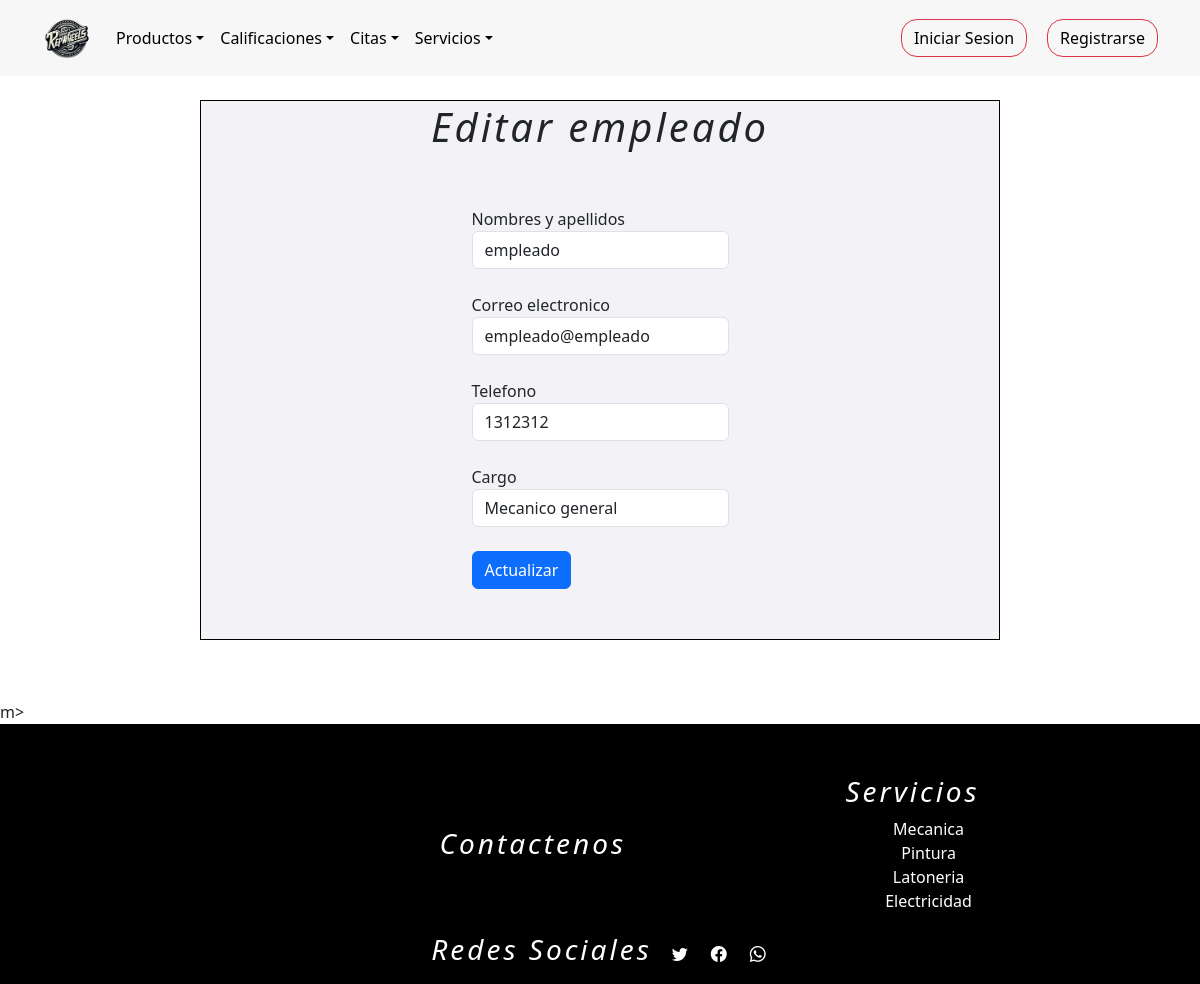
Before: /empleados_formulario_editar/3 with the older database file.
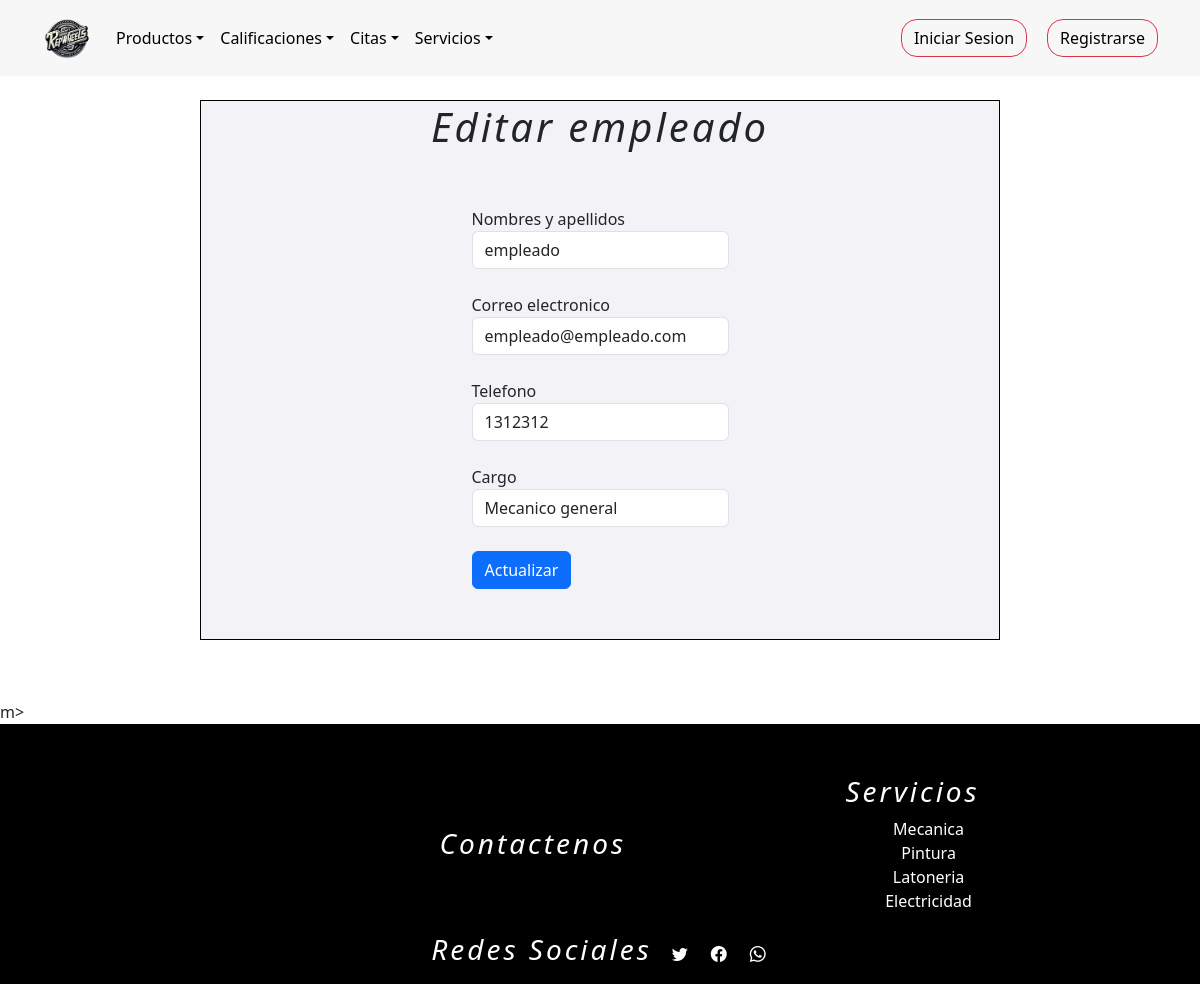
After: the same page with the newer database file.
### tienda/models.py (models this page shows, shortened)
class Usuarios(AbstractUser):
    username = None
    nombre = models.CharField(max_length=254)
    email = models.EmailField(max_length=254, unique=True,blank=False,null=True)
    password = models.CharField(max_length=254,blank=False,null=True)
    foto = models.ImageField(upload_to="media/", default="media/user.png")
    token_recuperar = models.CharField(max_length=254,blank=False,null=False,default=0)
    telefono=models.IntegerField(null=False,blank=True,default='0')
    cargo = models.CharField(max_length=254,null=False)
    direccion=models.CharField(max_length=254)
    cedula=models.IntegerField(blank=True,null=False,default='0')
    ROLES = (
        (1,"administrador"),
        (2,"proveedor"),
        (3,"empleado"),
        (4,"cliente"),
    )
    rol=models.IntegerField(choices=ROLES,default=4)
    n = models.IntegerField(blank=True,null=False,default=0)
    USERNAME_FIELD = "email"
    REQUIRED_FIELDS = ["nombre"]
    objects = CustomUserManager()

### tienda/views.py (the view)
# urls.py: path("empleados_formulario_editar/<int:id>", views.empleados_formulario_editar, name="empleados_formulario_editar"),
def empleados_formulario_editar(request, id):
	q = Usuarios.objects.get(pk=id)
	c = Usuarios.objects.filter(rol=3)
	contexto = {"data": q, "empleado": c}
	return render(request, "tienda/empleados/editarempleados.html", contexto)

### tienda/templates/tienda/empleados/editarempleados.html (shortened to what this page needs)
{% extends 'tienda/base2.html' %}
{% load static %}
{% block contenedor %}
<main>
    <form class="form1" action="{% url 'empleado_actualizar' %}" method="post" enctype="multipart/form-data">
        <h1 style="text-align: center;">Editar empleado</h1>
        <div class="form-row p-5">
          <div class="form-group col-md-12">
            <label for="inputPassword4">Nombres y apellidos</label>
            <input type="Text" class="form-control" id="NombreC" name="nombre" placeholder="Nombre completo" value="{{ data.nombre }}">
          </div>
          <br>
          <div class="form-group col-md-12">
            <label for="inputAddress2">Correo electronico</label>
            <input type="text" class="form-control" id="inputAddress2" name="correo" placeholder="Correo" value="{{ data.email }}">
          </div><br>
          <div class="form-group col-md-12">
            <label for="inputAddress2">Telefono</label>
            <input type="Text" class="form-control" id="inputAddress2" name="telefono" placeholder="Telefono" value="{{ data.telefono }}">
          </div>
          <br>
          <div class="form-group col-md-12">
            <label for="inputAddress2">Cargo</label>
            <input type="Text" class="form-control" id="inputAddress2" name="cargo" placeholder="cargo" value="{{ data.cargo }}">
          </div><br>
          <button type="submit" class="btn btn-primary">Actualizar</button>
        </div>
      </form>
</main>m>
{% endblock %}

Changed rows visible on the page:
changed Usuarios "empleado": correo "empleado@empleado" → "empleado@empleado.com"
